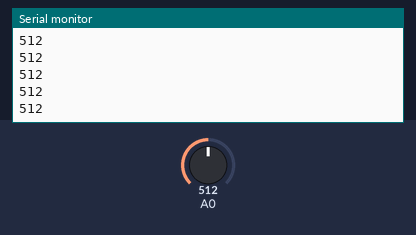
Recording of a sketch running on a simulated Arduino Uno, built with avr-gcc and run on an emulated ATmega328P. On the bench: the last lines printed to the serial monitor. Inputs (shaded band) come from the test bench; at power-on: A0 = 512.

Above: at 1.2 s.
1.3 s: A0 set to 716
At 1.31 s:
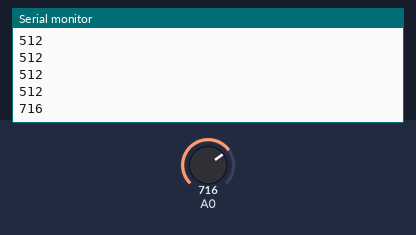
2.8 s: A0 set to 900
At 2.81 s:
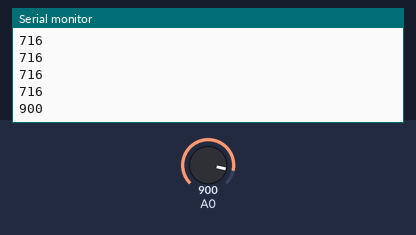
Timing chart, 0 to 5.8 s (numbered marks = the images above; inputs shaded):
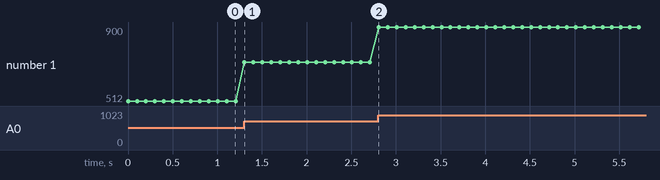

The sketch:

conducteur_0.1.ods.ino
```cpp
void setup() {
  pinMode(A0, INPUT);
Serial.begin(9600);
}

void loop() {
int qsd = analogRead(A0);
Serial.println(qsd);
delay(100);
}
```

Measured:
- after the input at 1.3 s, the serial monitor: prints a new line at once (image 1)
- after the input at 2.8 s, the serial monitor: prints a new line at once (image 2)
- plotted number 1: 512 → 716 after the input at 1.3 s, 716 → 900 after the input at 2.8 s
